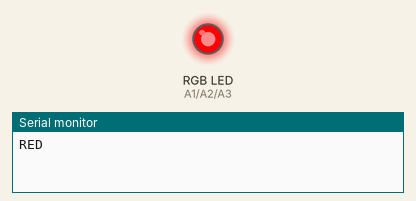
This sketch was run on a simulated Arduino Uno, built with avr-gcc and run on an emulated ATmega328P. Parts: an RGB LED mixed from three pins (HIGH = lit), the last lines printed to the serial monitor.

Above: at 0.5 s.
At 1.5 s:
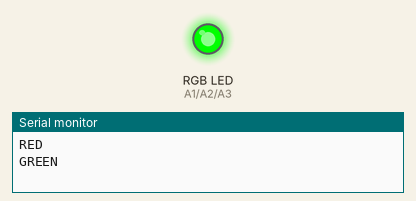
At 2.5 s:
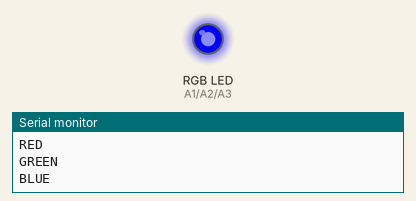
At 3.5 s:
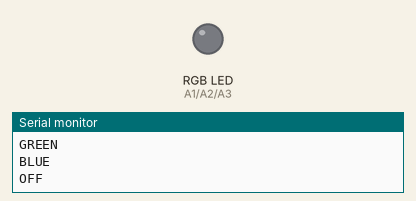
Timing chart, 0 to 5.2 s (numbered marks = the images above):
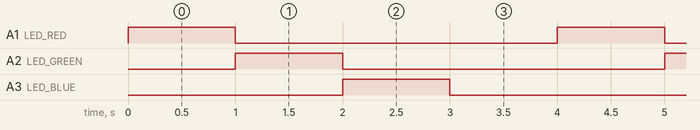

Measured:
- by itself, A1 (LED_RED), A2 (LED_GREEN), A3 (LED_BLUE): alternates HIGH for 1.0 s and LOW for 3.0 s
- by itself, everything shown: repeats every 4.0 s, in 4 steps

The sketch:

BlinkRGB.ino
```cpp
/*
  Blink rgb with a state machine strategy
*/
#define LED_RED A1
#define LED_GREEN A2
#define LED_BLUE A3
#define PUSH_BUTTON 4
#define OFF 0
#define RED 1
#define GREEN 2
#define BLUE 3

boolean RGB_CHANGE = false;
int RGB_STATE = 0;
int last_btn = 0;
int btn = 0;

// the setup function runs once when you press reset or power the board
void setup() {
  setup_serial();
  setup_btn();
  setup_rgb();
}

// the loop function runs over and over again forever
void loop() {
  // read sensors
  //read_btn();
  RGB_CHANGE = true;
  // apply state
  if(RGB_CHANGE){
    write_rgb();
  }
  // wait for a second
  delay(1000);
}

// the loop function runs over and over again forever
void read_btn() {
  btn = digitalRead(PUSH_BUTTON);
  Serial.print(last_btn);
  Serial.print("   ");
  Serial.println(btn);
  if(!last_btn && !btn){ // because mode pullup
    RGB_CHANGE = true;
    last_btn = 1;
  }
  else if(last_btn && btn){
    last_btn = 0;
  }
}

// the loop function runs over and over again forever
void write_rgb() {
  switch(RGB_STATE){
    case OFF :
      digitalWrite(LED_RED, HIGH);  // turn the LED on (HIGH is the voltage level)
      digitalWrite(LED_BLUE, LOW);  // turn the LED off by making the voltage LOW
      digitalWrite(LED_GREEN, LOW); // turn the LED off by making the voltage LOW
      Serial.println("RED");
      RGB_STATE = RED;
      break;

    case RED :
      digitalWrite(LED_RED, LOW);   // turn the LED off by making the voltage LOW
      digitalWrite(LED_BLUE, LOW);  // turn the LED off by making the voltage LOW
      digitalWrite(LED_GREEN, HIGH);// turn the LED on (HIGH is the voltage level)
      Serial.println("GREEN");
      RGB_STATE = GREEN;
      break;

    case GREEN :
      digitalWrite(LED_RED, LOW);   // turn the LED off by making the voltage LOW
      digitalWrite(LED_BLUE, HIGH); // turn the LED on (HIGH is the voltage level)
      digitalWrite(LED_GREEN, LOW); // turn the LED off by making the voltage LOW
      Serial.println("BLUE");
      RGB_STATE = BLUE;
      break;

    default :
      digitalWrite(LED_RED, LOW);  // turn the LED off by making the voltage LOW
      digitalWrite(LED_BLUE, LOW); // turn the LED off by making the voltage LOW
      digitalWrite(LED_GREEN, LOW);// turn the LED on (HIGH is the voltage level)
      Serial.println("OFF");
      RGB_STATE = OFF;
      break;
  }
  RGB_CHANGE = false;
}

void setup_serial() {
  // initialize serial
  Serial.begin(115200);
}

void setup_rgb() {
  // initialize pins as outputs
  pinMode(LED_RED, OUTPUT);
  pinMode(LED_BLUE, OUTPUT);
  pinMode(LED_GREEN, OUTPUT);
}

void setup_btn() {
  // initialize push btn
  pinMode(PUSH_BUTTON, INPUT_PULLUP);
}
```
